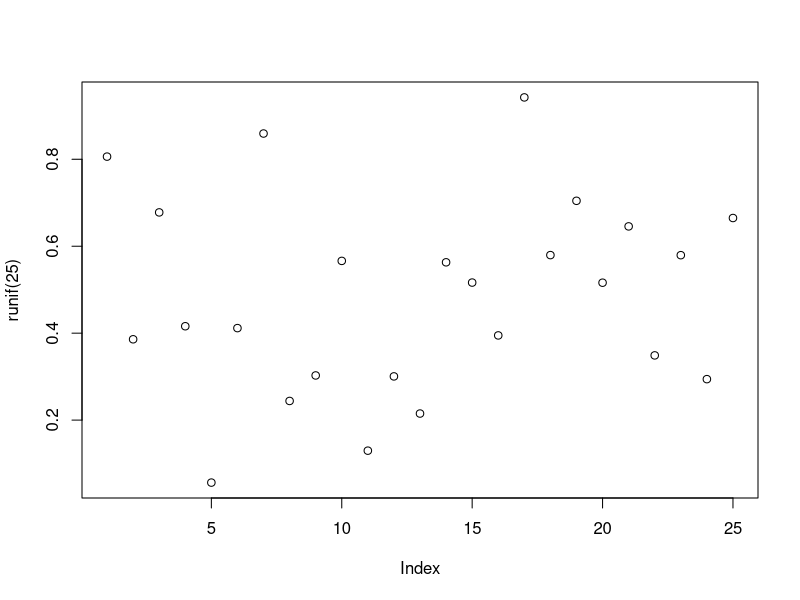

Write R code to recreate this figure.
## ---- chunk 1
plot(runif(25) ~ runif(25))
## ---- chunk 2
print(xtable::xtable(head(mtcars)[,1:4], 
caption = "Caption centered under table", label = "tab1"), 
comment = FALSE, timestamp = FALSE, caption.placement = "top")
## ---- chunk 3
head(mtcars[,1:4])
